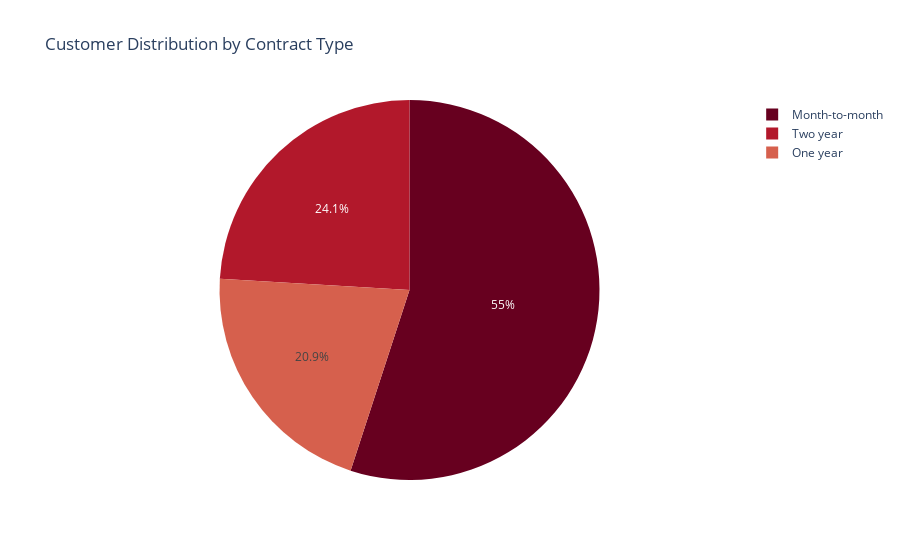

The code cell stored with this chart in its notebook:
### Code cell
fig4 = px.pie(df, names="Contract", title="Customer Distribution by Contract Type",color_discrete_sequence=px.colors.sequential.RdBu)
fig4.show()

### Figure 1 — Plotly figure (JSON) as saved in the notebook; plotly's stock layout.template omitted (floating-point values rounded to 4 significant figures; data arrays with more than 128 entries replaced by an {"elided": "..."} marker saying what was removed)
{"data": [{"domain": {"x": [0, 1], "y": [0, 1]}, "hovertemplate": "Contract=%{label}<extra></extra>", "labels": {"elided": "7043 str values"}, "legendgroup": "", "name": "", "showlegend": true, "type": "pie"}], "layout": {"legend": {"tracegroupgap": 0}, "piecolorway": ["rgb(103,0,31)", "rgb(178,24,43)", "rgb(214,96,77)", "rgb(244,165,130)", "rgb(253,219,199)", "rgb(247,247,247)", "rgb(209,229,240)", "rgb(146,197,222)", "rgb(67,147,195)", "rgb(33,102,172)", "rgb(5,48,97)"], "title": {"text": "Customer Distribution by Contract Type"}}}
